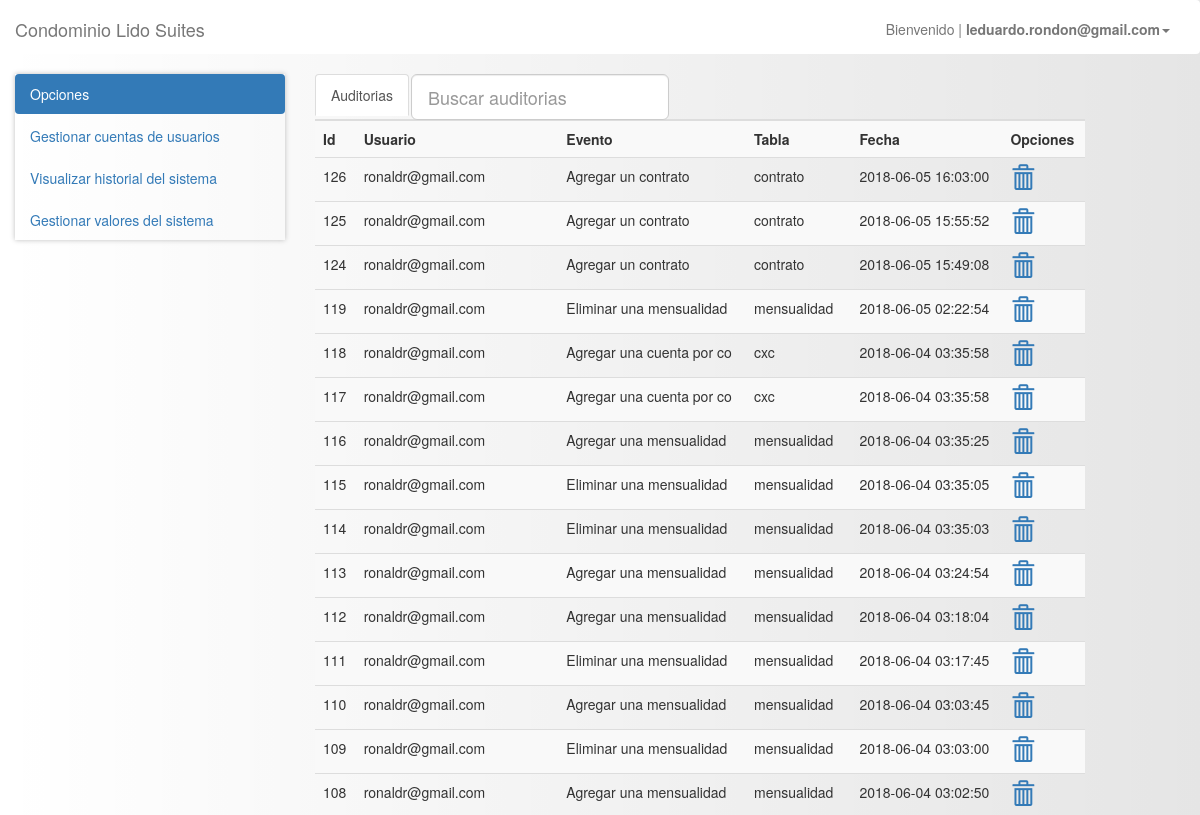
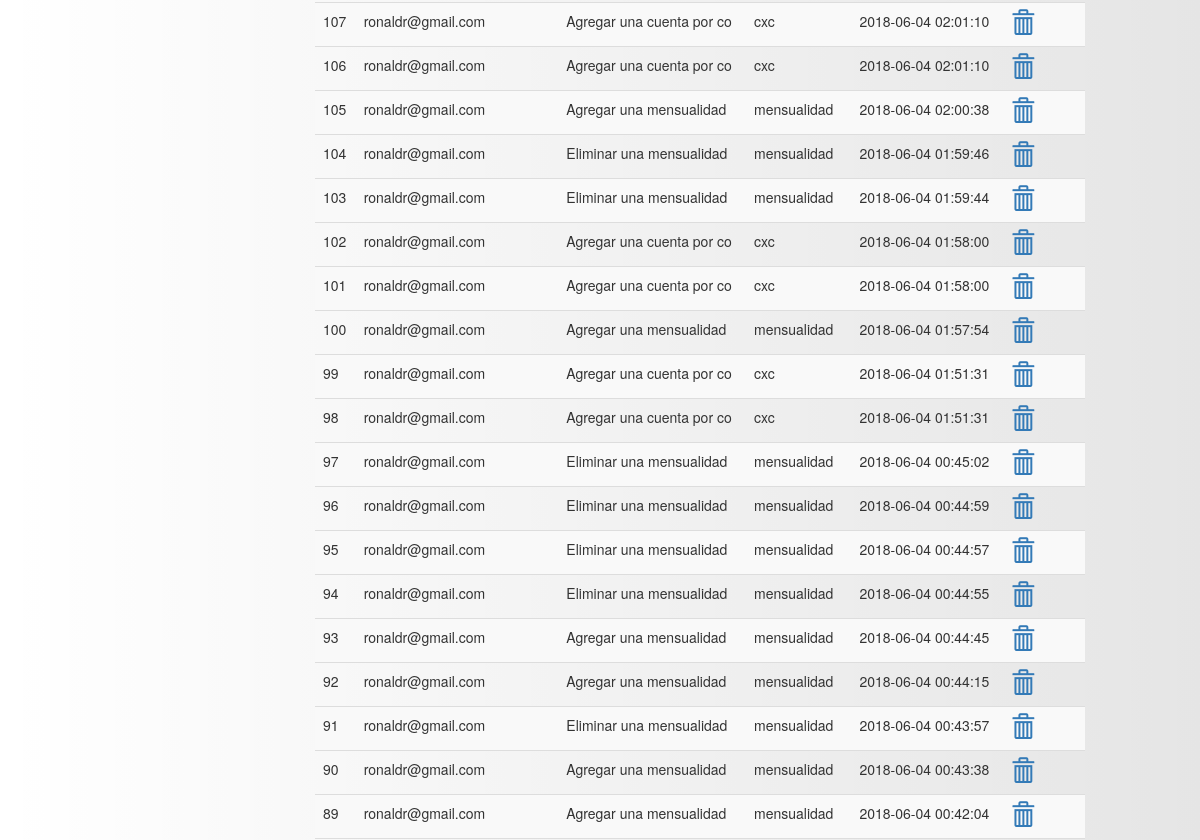
The page /pages/?auditoria (signed in, upper part) on the database as committed earlier (2 pictures, top to bottom).
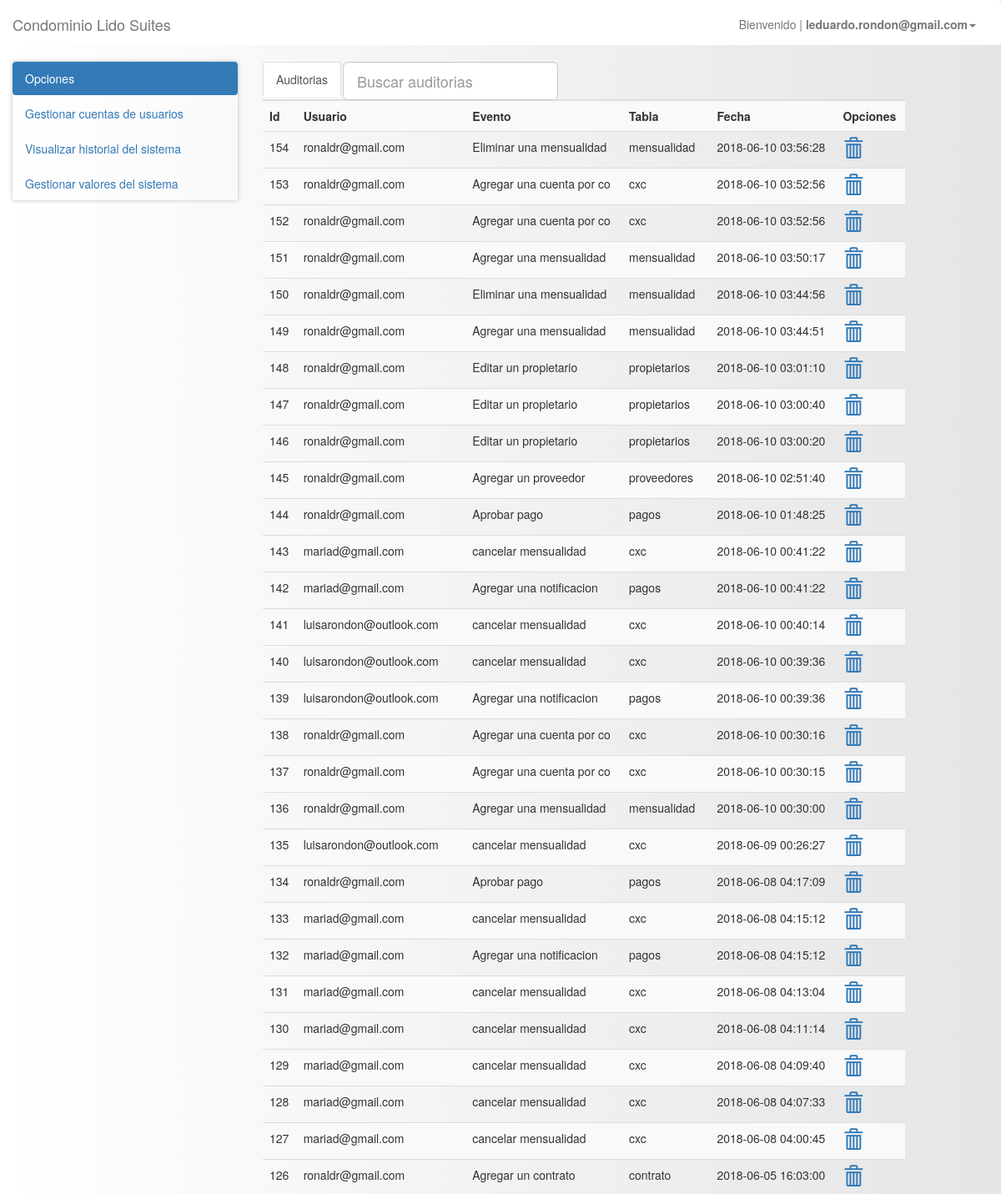
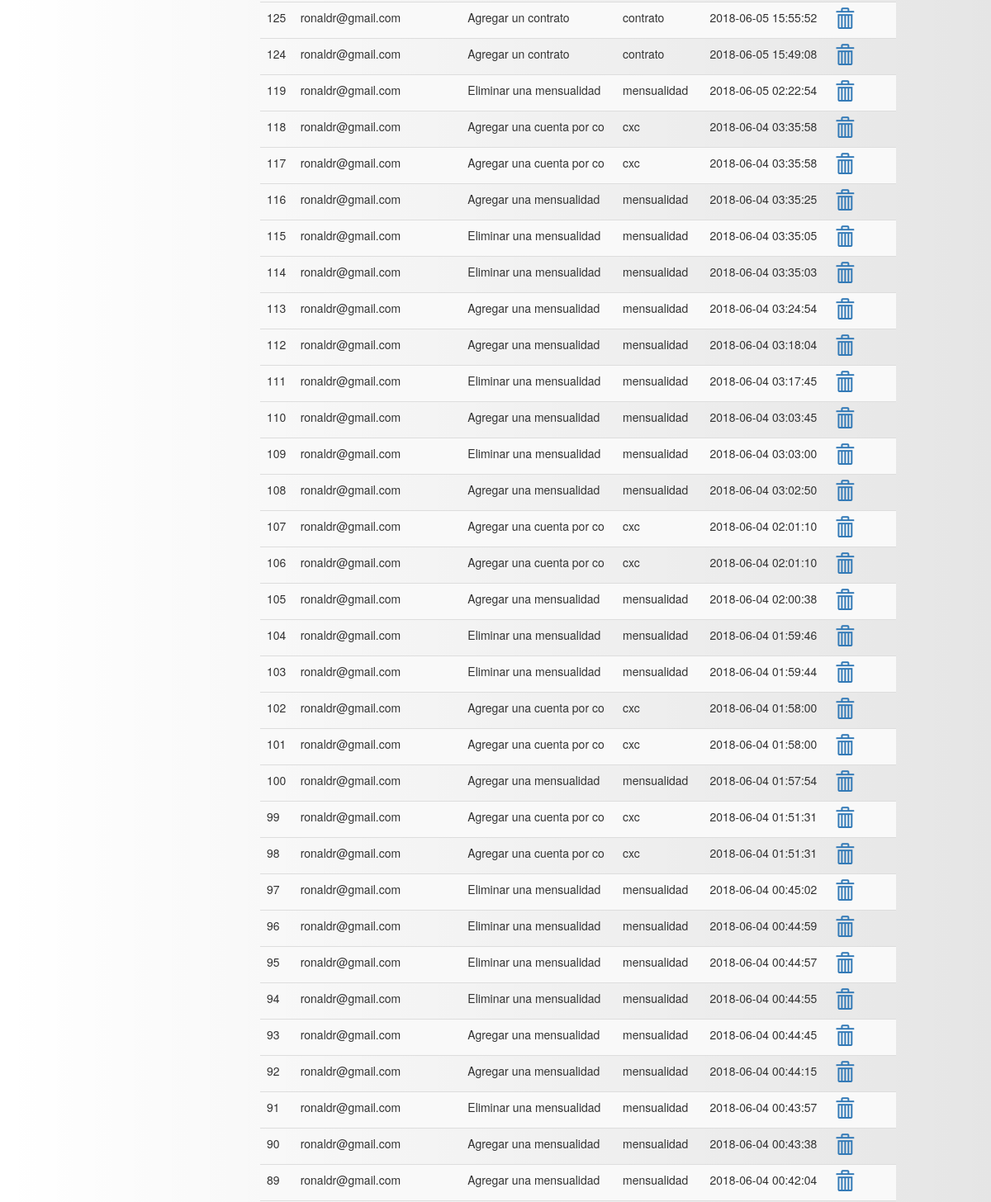
The same page on the database as committed later (2 pictures, top to bottom).
### tables this page shows
CREATE TABLE `auditorias` (
  `id_auditoria` int(10) UNSIGNED NOT NULL,
  `id_usuario` int(10) UNSIGNED NOT NULL,
  `evento` varchar(25) NOT NULL,
  `tabla` varchar(25) NOT NULL,
  `created` timestamp NOT NULL DEFAULT CURRENT_TIMESTAMP
);

CREATE TABLE `usuarios` (
  `id_usuario` int(10) UNSIGNED NOT NULL,
  `id_nivel` int(10) UNSIGNED NOT NULL,
  `nombres` varchar(100) NOT NULL,
  `apellidos` varchar(100) NOT NULL,
  `correo` varchar(100) NOT NULL,
  `contrasena` varchar(100) NOT NULL,
  `telefono` varchar(100) NOT NULL,
  `created` timestamp NOT NULL DEFAULT CURRENT_TIMESTAMP
);

### models/db.php (called while the page is built)
<?php
class db
{
    public static function conexion(){
        $conexion = new mysqli('localhost', 'root', '19651249', 'lidosuites', '3306');
        $conexion->query("SET NAMES 'utf8'");
        return $conexion;
    }
}

### models/auditoria.php (called while the page is built, shortened)
<?php
require_once 'db.php';
class Auditoria{
	private $db;
	private $auditoria;
	public function __construct(){
		$this->db=db::conexion();
		$this->auditoria=array();
	}
    public function getAuditoria(){
        $sql = $this->db->query("SELECT usuarios.id_usuario, usuarios.correo,
                                        usuarios.nombres, usuarios.apellidos,
                                        usuarios.contrasena, usuarios.id_nivel,
                                        usuarios.telefono, usuarios.created,
                                        auditorias.id_auditoria, auditorias.id_usuario,
                                        auditorias.evento, auditorias.tabla, auditorias.created
                                            FROM usuarios
                                                INNER JOIN auditorias on usuarios.id_usuario = auditorias.id_usuario
                                                ORDER BY auditorias.id_auditoria DESC");
        while($filas = $sql->fetch_assoc()){
            $this->auditoria[] = $filas;
        }
        return $this->auditoria;
    }
}

### views/config/auditoria/detalle.phtml (the view)
<ul class="nav nav-tabs nav-justified">
  <ul class="nav nav-tabs" role="tablist">
    <li role="presentation" class="active"><a href="!#detalle" aria-controls="detalle" role="tab" data-toggle="tab">Auditorias</a></li>
   	<li role="presentation">
		<div class="input-group input-group-lg">
			<input class="form-control" type="text" id="searchAuditoria" placeholder="Buscar auditorias">
		</div>
	</li>
  </ul>
  <div class="tab-content">
    <div role="tabpanel" class="tab-pane active" id="detalle">
   		<table class="table table-striped" id="tablaAuditoria">
    		<tr>
    			<th>Id</th>
    			<th>Usuario</th>
    			<th>Evento</th>
    			<th>Tabla</th>
    			<th>Fecha</th>
    			<th>Opciones</th>
    		</tr>
    		<?php for($i=0; $i<count($auditorias); $i++){ $rs = $auditorias[$i]; ?>
    		<tr>
    			<td><?php echo $rs['id_auditoria']; ?></td>
    			<td><?php echo $rs['correo']; ?></td>
    			<td><?php echo $rs['evento']; ?></td>
    			<td><?php echo $rs['tabla']; ?></td>
    			<td><?php echo $rs['created']; ?></td>
    			<td>
    				<a href="#" onclick="delAuditoria(this);" ><i class="glyphicon glyphicon-trash"></i></a>
    			</td>
    		</tr> <?php } ?>
    	</table>
    </div>
  </div>

### pages/layout/head.inc (shortened to what this page needs)
<!doctype html>
<html lang="es">
<head>
    <link rel="stylesheet" href="../public/css/bootstrap.min.css">
    <link rel="stylesheet" href="../public/css/style.css">
</head>
<body>

### pages/layout/navbar.inc (shortened to what this page needs)
<nav class="navbar navbar-default">
	<div class="container-fluid">
		<div class="navbar-header">
			<a class="navbar-brand" href="./">Condominio Lido Suites</a>
		</div>
		<div class="collapse navbar-collapse" id="bs-example-navbar-collapse-1">
			<ul class="nav navbar-nav navbar-right" id="navegacion">
				 <?php if(isset($_SESSION['login'])){ ?>
				<li class="dropdown"><a href="" class="dropdown-toggle" data-toggle="dropdown" role="button" aria-haspopup="true" aria-expanded="false">
					Bienvenido | <b><?php echo $_SESSION['login']; ?></b><span class="caret"></span></a>
					<ul class="dropdown-menu">
           			 <?php }else{ ?>
           			 <?php } ?>
          </ul></li>
			</ul>
		</div>
	</div>
</nav>

### pages/index.php (shortened to what this page needs)
<?php require_once '../models/auditoria.php'; ?>
<?php require_once 'layout/head.inc'; ?>
<?php require_once 'layout/navbar.inc'; ?>
<div>
	<div class="col-xs-3 col-sm-3 col-md-3 col-lg-3">
		<ul class="nav nav-pills nav-stacked nav-pills-stacked-example panel-config">
			<li role="presentation" class="active">
				<a href="#">Opciones</a>
			</li>
			<?php if($_SESSION['nivel'] == 1){ ?>
			<li role="presentation">
				<a href="./?usuarios">Gestionar cuentas de usuarios</a>
			</li>
			<?php } ?>
			<?php if($_SESSION['nivel'] == 1){ ?>
			<li role="presentation">
				<a href="./?auditoria">Visualizar historial del sistema</a>
			</li>
			<?php } ?>
			<?php if($_SESSION['nivel'] == 1){ ?>
			<li class="presentation">
				<a data-toggle="collapse" href="#collapse1">Gestionar valores del sistema</a>
			</li>
			<?php } ?>
		</ul>
	</div>
	<div class="col-xs-8 col-sm-8 col-md-8 col-lg-8">
		<?php
			if(isset($_GET['alicuotas'])){
				$instanciaAlicuota = new Alicuota();
				$alicuotas = $instanciaAlicuota->getAlicuota();
				require_once '../views/config/alicuotas/detalle.phtml';
			}else if(isset($_GET['auditoria'])){
				$auditoria = new Auditoria();
				$auditorias = $auditoria->getAuditoria();
				require_once '../views/config/auditoria/detalle.phtml';
			}else if(isset($_GET['apartamentos'])){
				$apartamento = new Apartamento();
				$apartamentos = $apartamento->getApartamentos();
				require_once '../views/config/apartamentos/detalle.phtml';
			}
		?>
	</div>
</div>
<?php require_once 'layout/footer.inc';?>

### pages/layout/footer.inc (shortened to what this page needs)
</body>
</html>

### public/css/style.css (style rules this page uses)
body { background: linear-gradient(to right, rgba(255, 255, 255, 0), rgba(0, 0, 0, 0.1)); }
.glyphicon { font-size: 1.7em; }
.navbar-default { background-color: #FFF; border: 0; padding: 4px 0px 0px 0px; // box-shadow: 0px 0px 35px #BDBDBD; }
.panel-config { margin-bottom: 0px; box-shadow: 0px 0px 5px #BDBDBD; }

Rows that differ between the two databases and show on the page:
added auditorias: id_auditoria "154", id_usuario.correo "ronaldr@gmail.com", evento "Eliminar una mensualidad", tabla "mensualidad", created "2018-06-10 03:56:28"
added auditorias: id_auditoria "153", id_usuario.correo "ronaldr@gmail.com", evento "Agregar una cuenta por co", tabla "cxc", created "2018-06-10 03:52:56"
added auditorias: id_auditoria "152", id_usuario.correo "ronaldr@gmail.com", evento "Agregar una cuenta por co", tabla "cxc", created "2018-06-10 03:52:56"
added auditorias: id_auditoria "151", id_usuario.correo "ronaldr@gmail.com", evento "Agregar una mensualidad", tabla "mensualidad", created "2018-06-10 03:50:17"
added auditorias: id_auditoria "150", id_usuario.correo "ronaldr@gmail.com", evento "Eliminar una mensualidad", tabla "mensualidad", created "2018-06-10 03:44:56"
added auditorias: id_auditoria "149", id_usuario.correo "ronaldr@gmail.com", evento "Agregar una mensualidad", tabla "mensualidad", created "2018-06-10 03:44:51"
added auditorias: id_auditoria "148", id_usuario.correo "ronaldr@gmail.com", evento "Editar un propietario", tabla "propietarios", created "2018-06-10 03:01:10"
added auditorias: id_auditoria "147", id_usuario.correo "ronaldr@gmail.com", evento "Editar un propietario", tabla "propietarios", created "2018-06-10 03:00:40"
added auditorias: id_auditoria "146", id_usuario.correo "ronaldr@gmail.com", evento "Editar un propietario", tabla "propietarios", created "2018-06-10 03:00:20"
added auditorias: id_auditoria "145", id_usuario.correo "ronaldr@gmail.com", evento "Agregar un proveedor", tabla "proveedores", created "2018-06-10 02:51:40"
added auditorias: id_auditoria "144", id_usuario.correo "ronaldr@gmail.com", evento "Aprobar pago", tabla "pagos", created "2018-06-10 01:48:25"
added auditorias: id_auditoria "143", id_usuario.correo "mariad@gmail.com", evento "cancelar mensualidad", tabla "cxc", created "2018-06-10 00:41:22"
added auditorias: id_auditoria "142", id_usuario.correo "mariad@gmail.com", evento "Agregar una notificacion", tabla "pagos", created "2018-06-10 00:41:22"
added auditorias: id_auditoria "141", id_usuario.correo "luisarondon@outlook.com", evento "cancelar mensualidad", tabla "cxc", created "2018-06-10 00:40:14"
added auditorias: id_auditoria "140", id_usuario.correo "luisarondon@outlook.com", evento "cancelar mensualidad", tabla "cxc", created "2018-06-10 00:39:36"
added auditorias: id_auditoria "139", id_usuario.correo "luisarondon@outlook.com", evento "Agregar una notificacion", tabla "pagos", created "2018-06-10 00:39:36"
added auditorias: id_auditoria "138", id_usuario.correo "ronaldr@gmail.com", evento "Agregar una cuenta por co", tabla "cxc", created "2018-06-10 00:30:16"
added auditorias: id_auditoria "137", id_usuario.correo "ronaldr@gmail.com", evento "Agregar una cuenta por co", tabla "cxc", created "2018-06-10 00:30:15"
added auditorias: id_auditoria "136", id_usuario.correo "ronaldr@gmail.com", evento "Agregar una mensualidad", tabla "mensualidad", created "2018-06-10 00:30:00"
added auditorias: id_auditoria "135", id_usuario.correo "luisarondon@outlook.com", evento "cancelar mensualidad", tabla "cxc", created "2018-06-09 00:26:27"
added auditorias: id_auditoria "134", id_usuario.correo "ronaldr@gmail.com", evento "Aprobar pago", tabla "pagos", created "2018-06-08 04:17:09"
added auditorias: id_auditoria "133", id_usuario.correo "mariad@gmail.com", evento "cancelar mensualidad", tabla "cxc", created "2018-06-08 04:15:12"
added auditorias: id_auditoria "132", id_usuario.correo "mariad@gmail.com", evento "Agregar una notificacion", tabla "pagos", created "2018-06-08 04:15:12"
added auditorias: id_auditoria "131", id_usuario.correo "mariad@gmail.com", evento "cancelar mensualidad", tabla "cxc", created "2018-06-08 04:13:04"
added auditorias: id_auditoria "130", id_usuario.correo "mariad@gmail.com", evento "cancelar mensualidad", tabla "cxc", created "2018-06-08 04:11:14"
added auditorias: id_auditoria "129", id_usuario.correo "mariad@gmail.com", evento "cancelar mensualidad", tabla "cxc", created "2018-06-08 04:09:40"
added auditorias: id_auditoria "128", id_usuario.correo "mariad@gmail.com", evento "cancelar mensualidad", tabla "cxc", created "2018-06-08 04:07:33"
added auditorias: id_auditoria "127", id_usuario.correo "mariad@gmail.com", evento "cancelar mensualidad", tabla "cxc", created "2018-06-08 04:00:45"
